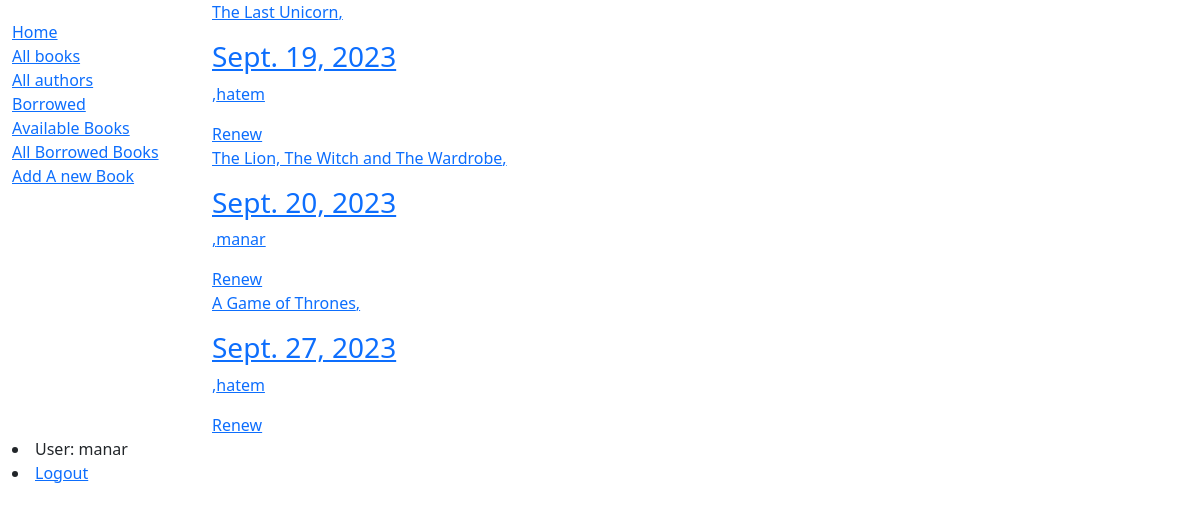
Screenshot of /borrowed/ (signed in) with the database file from the repository.
### locallibrary/models.py (models this page shows, shortened)
class BookInstance(models.Model):
    id = models.UUIDField(primary_key=True, default=uuid.uuid4, help_text='Unique ID for this particular book across whole library')
    book = models.ForeignKey('Book', on_delete=models.CASCADE, null=True)
    imprint = models.CharField(max_length=200)
    due_back = models.DateField(null=True, blank=True)
    borrower = models.ForeignKey(User, on_delete=models.SET_NULL, null=True, blank=True)
    LOAN_STATUS = (
        ('m', 'Maintenance'),
        ('o', 'On loan'),
        ('a', 'Available'),
        ('r', 'Reserved'),
    )
    """
('m', 'Maintenance'): This represents the code 'm' and its corresponding label 'Maintenance'. This status indicates that the item is undergoing maintenance and is not available for loan.

('o', 'On loan'): This represents the code 'o' and its corresponding label 'On loan'. This status indicates that the item has been borrowed and is currently on loan.

('a', 'Available'): This represents the code 'a' and its corresponding label 'Available'. This status indicates that the item is available for borrowing.

('r', 'Reserved'): This represents the code 'r' and its corresponding label 'Reserved'. This status indicates that the item has been reserved by a user and is waiting for them to borrow it."""
    status = models.CharField(
        max_length=1,
        choices=LOAN_STATUS,
        blank=True,
        default='m',
        help_text='Book availability',
    )
    @property
    def is_overdue(self):
        return bool( self.due_back and date.today() > self.due_back)
    """Note: We first verify whether due_back is empty before making a comparison.
     An empty due_back field would cause Django
     to throw an error instead of showing the page: empty values are not comparable
    . This is not something we would want our users to experience!
    Notice here the proceeding of expressions and before and is a single expression and after and is a single expression
    self.due_back : 1st expression
    date.today() > self.due_back: 2th expression"""
    class Meta:
        ordering = ['due_back']
        permissions=(("view_borrowed_books","View what has been borrowed"),)

class Book(models.Model):
    title = models.CharField(max_length=200)
    pub_date=models.DateTimeField("date",default=datetime.today())
    author = models.ForeignKey('Author', on_delete=models.SET_NULL, null=True)
    summary = models.TextField(max_length=1000, help_text='Enter a brief description of the book')
    isbn = models.CharField('ISBN', max_length=13, unique=True,
                             help_text='13 Character <a href="https://www.isbn-international.org/content/what-isbn">ISBN number</a>')
    genre = models.ManyToManyField(Genre, help_text='Select a genre for this book')
    language=models.ForeignKey(Language,on_delete=models.RESTRICT)
    def get_absolute_url(self):
        return reverse('details', args=[str(self.id)])

### locallibrary/views.py (the view)
# urls.py: path('borrowed/',BorrowedBooksView.as_view(),name='borrow'),
class BorrowedBooksView(LoginRequiredMixin, PermissionRequiredMixin, ListView):
    permission_required = "locallibrary.view_borrowed_books"
    model = BookInstance
    template_name = "locallibrary/borrow.html"
    context_object_name = "books"
    def get_queryset(self):
        return (
            BookInstance.objects.filter(status__exact="o")
        )

### locallibrary/templates/locallibrary/borrow.html
{% extends "base_generic.html" %}
{% block content %}
{% for book in books %}
<a href="{{book.book.get_absolute_url }}"><p>{{book.book.title}},<h3 class="{% if book.is_overdue %}text-danger{% endif %}">{{book.due_back}}</h3>,{% if user.is_staff %}{{book.borrower}} {% endif %}</p></a>
  {% if perms.locallibrary.view_borrowed_books %}
          <a href="{% url 'renew-book-librarian' book.id %}">Renew</a>
          {% endif %}
{% empty %}
<p class="text-danger">Sorry there's no available books </p>
{% endfor %}
{% endblock %}

### locallibrary/templates/base_generic.html (shortened to what this page needs)
<!DOCTYPE html>
<html lang="en">
  <head>
    <link
      href="https://cdn.jsdelivr.net/npm/bootstrap@5.1.3/dist/css/bootstrap.min.css"
      rel="stylesheet"
 />
    {% load static %}
    <link rel="stylesheet" href="{% static 'css/styles.css' %}" />
  </head>
  <body>
    <div class="container-fluid">
      <div class="row">
        <div class="col-sm-2">
          {% block sidebar %}
            <ul class="sidebar-nav">
              <li><a href="{% url 'index' %}">Home</a></li>
              <li><a href="{% url 'books' %} ">All books</a></li>
              <li><a href="{% url 'authors' %}">All authors</a></li>
                <li><a href="{% url 'my-borrowed' %}">Borrowed</a></li>
                <li><a href="{% url 'available' %}">Available Books </a></li>
                <li><a href="{% url 'borrow' %}">All Borrowed Books </a></li>
                <li><a href="{% url 'book-create' %}">Add  A new Book  </a></li>
            </ul>
          {% endblock %}
        </div>
        <div class="col-sm-10 ">{% block content %}
        {% endblock %}</div>
        <div class="col-sm-10 ">
        {% block pagination %}
   {% if user.is_authenticated %}
     <li>User: {{ user.get_username }}</li>
     <li><a href="{% url 'logout' %}?next={{ request.path }}">Logout</a></li>
   {% else %}
     <li><a href="{% url 'login' %}?next={{ request.path }}">Login</a></li>
   {% endif %}
  {% endblock %}</div>
        </div>
    </div>
  </body>
</html>

### locallibrary/static/css/styles.css (style rules this page uses)
.sidebar-nav { margin-top: 20px; padding: 0; list-style: none; }

### rows the page displays
BookInstance: book "The Last Unicorn", due_back "Sept. 19, 2023", borrower "hatem"
BookInstance: book "The Lion, The Witch and The Wardrobe", due_back "Sept. 20, 2023", borrower "manar"
BookInstance: book "A Game of Thrones", due_back "Sept. 27, 2023", borrower "hatem"

### other values shown
{{ user.get_username }} "manar"
